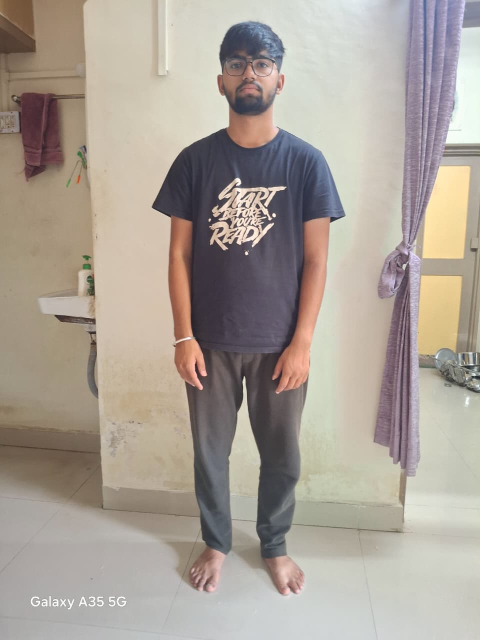
#> input picture WhatsApp Image 2026-04-27 at 13.15.57.jpeg, 960 x 1280 px (shown at 1/2 size)
$ python -i face_body_detection_extended.py   (imports and definitions only)
#> lines starting #> are read from the running program, lines starting #| are printed output that depends on the picture; after the words box and inside, x2 and y2 are one past the last pixel; in counts of white or black regions, pixels touching at a corner belong together
"""
COMPLETE FACE AND BODY DETECTION WITH TRIDOSHA FUSION
Using OpenCV Only (No MediaPipe)

Features:
- Face detection using Haar Cascade
- Full body detection using HOG descriptor
- Body Tridosha analysis (Vata/Pitta/Kapha)
- Face-Body weighted fusion (60%/40%)
- Normalized percentage scores
- Dominant dosha determination
- Bounding box visualization
- Crop detected regions
- Display regions separately
- Error handling

Author: Computer Vision Engineer
Version: 3.0 - Extended with Tridosha Fusion
"""

import cv2
import numpy as np
import sys
import os

# Fix Windows console encoding
if sys.platform == 'win32':
    import io
    sys.stdout = io.TextIOWrapper(sys.stdout.buffer, encoding='utf-8')


class FaceBodyDetector:
    """
    Face and Body Detection using OpenCV with Region Cropping
    """

    def __init__(self):
        """Initialize Haar Cascade and HOG Descriptor"""

        # Load Haar Cascade for face detection
        cascade_path = cv2.data.haarcascades + 'haarcascade_frontalface_default.xml'
        self.face_cascade = cv2.CascadeClassifier(cascade_path)

        if self.face_cascade.empty():
            raise Exception(f"Failed to load face cascade from {cascade_path}")

        # Initialize HOG descriptor for body detection
        self.hog = cv2.HOGDescriptor()
        self.hog.setSVMDetector(cv2.HOGDescriptor_getDefaultPeopleDetector())

        print("[OK] Face cascade loaded successfully")
        print("[OK] HOG descriptor initialized successfully")

    def load_image(self, image_path):
        """
        Load image from file path

        Args:
            image_path: Path to image file

        Returns:
            image: Loaded image or None if failed
        """
        if not os.path.exists(image_path):
            print(f"ERROR: Image file not found: {image_path}")
            return None

        image = cv2.imread(image_path)

        if image is None:
            print(f"ERROR: Failed to load image: {image_path}")
            return None

        print(f"[OK] Image loaded: {image.shape[1]}x{image.shape[0]} pixels")
        return image

    def detect_faces(self, image):
        """
        Detect faces using Haar Cascade

        Args:
            image: Input image (BGR)

        Returns:
            faces: List of face bounding boxes [(x, y, w, h), ...]
        """
        # Convert to grayscale for face detection
        gray = cv2.cvtColor(image, cv2.COLOR_BGR2GRAY)

        # Detect faces
        # Parameters: scaleFactor, minNeighbors, minSize
        faces = self.face_cascade.detectMultiScale(
            gray,
            scaleFactor=1.1,
            minNeighbors=5,
            minSize=(30, 30),
            flags=cv2.CASCADE_SCALE_IMAGE
        )

        print(f"[OK] Detected {len(faces)} face(s)")
        return faces

    def detect_bodies(self, image):
        """
        Detect full bodies using HOG descriptor

        Args:
            image: Input image (BGR)

        Returns:
            bodies: List of body bounding boxes [(x, y, w, h), ...]
        """
        # Resize image for better detection (HOG works better on smaller images)
        height, width = image.shape[:2]
        scale = 1.0

        if width > 640:
            scale = 640.0 / width
            new_width = 640
            new_height = int(height * scale)
            resized = cv2.resize(image, (new_width, new_height))
        else:
            resized = image.copy()

        # Detect people using HOG
        # Returns: (bounding_boxes, weights)
        # winStride: step size for sliding window
        # padding: padding around detection window
        # scale: detection scale
        bodies, weights = self.hog.detectMultiScale(
            resized,
            winStride=(8, 8),
            padding=(8, 8),
            scale=1.05,
            useMeanshiftGrouping=False
        )

        # Scale back to original image size
        if scale != 1.0:
            bodies = [(int(x/scale), int(y/scale), int(w/scale), int(h/scale))
                     for (x, y, w, h) in bodies]

        print(f"[OK] Detected {len(bodies)} body/bodies")
        return bodies

    def crop_region(self, image, x, y, w, h, padding=10):
        """
        Crop region from image with bounds checking

        Args:
            image: Input image
            x, y, w, h: Bounding box coordinates
            padding: Extra padding around region (default: 10)

        Returns:
            cropped: Cropped region or None if invalid
        """
        img_height, img_width = image.shape[:2]

        # Add padding
        x_start = max(0, x - padding)
        y_start = max(0, y - padding)
        x_end = min(img_width, x + w + padding)
        y_end = min(img_height, y + h + padding)

        # Validate bounds
        if x_start >= x_end or y_start >= y_end:
            print(f"WARNING: Invalid crop region: ({x_start}, {y_start}) to ({x_end}, {y_end})")
            return None

        # Crop region
        cropped = image[y_start:y_end, x_start:x_end].copy()

        return cropped

    def crop_all_faces(self, image, faces, padding=10):
        """
        Crop all detected face regions

        Args:
            image: Input image
            faces: List of face bounding boxes
            padding: Extra padding around faces

        Returns:
            face_crops: List of cropped face images
        """
        face_crops = []

        for i, (x, y, w, h) in enumerate(faces):
            cropped = self.crop_region(image, x, y, w, h, padding)

            if cropped is not None:
                face_crops.append({
                    'index': i,
                    'bbox': (x, y, w, h),
                    'image': cropped
                })
                print(f"  ✓ Cropped face {i+1}: {cropped.shape[1]}x{cropped.shape[0]} pixels")

        return face_crops

    # [224 lines left out: functions crop_all_bodies, analyze_body, fuse_results, show_pipeline, not called in this run]

    def display_cropped_regions(self, face_crops, body_crops, wait_time=0):
        """
        Display all cropped regions in separate windows

        Args:
            face_crops: List of face crop dictionaries
            body_crops: List of body crop dictionaries
            wait_time: Time to wait (0 = wait for key press)
        """
        print("\n" + "="*60)
        print("DISPLAYING CROPPED REGIONS")
        print("="*60)

        # Display face regions
        if len(face_crops) > 0:
            print(f"\nDisplaying {len(face_crops)} face region(s)...")
            for crop_data in face_crops:
                idx = crop_data['index']
                img = crop_data['image']

                # Resize if too small for visibility
                if img.shape[0] < 100 or img.shape[1] < 100:
                    scale = max(100.0 / img.shape[0], 100.0 / img.shape[1])
                    new_width = int(img.shape[1] * scale)
                    new_height = int(img.shape[0] * scale)
                    img = cv2.resize(img, (new_width, new_height), interpolation=cv2.INTER_CUBIC)

                window_name = f"Face Region {idx+1}"
                cv2.imshow(window_name, img)
                print(f"  ✓ Window opened: {window_name}")
        else:
            print("\n⚠ No face regions to display")

        # Display body regions
        if len(body_crops) > 0:
            print(f"\nDisplaying {len(body_crops)} body region(s)...")
            for crop_data in body_crops:
                idx = crop_data['index']
                img = crop_data['image']

                # Resize if too large for display
                if img.shape[0] > 800:
                    scale = 800.0 / img.shape[0]
                    new_width = int(img.shape[1] * scale)
                    new_height = 800
                    img = cv2.resize(img, (new_width, new_height))

                window_name = f"Body Region {idx+1}"
                cv2.imshow(window_name, img)
                print(f"  ✓ Window opened: {window_name}")
        else:
            print("\n⚠ No body regions to display")

        # Wait for key press
        if len(face_crops) > 0 or len(body_crops) > 0:
            print("\n" + "="*60)
            print("Press any key to close all windows...")
            print("="*60)
            cv2.waitKey(wait_time)
            cv2.destroyAllWindows()

    # [35 lines left out: function save_cropped_regions, not called in this run]

    def draw_detections(self, image, faces, bodies):
        """
        Draw bounding boxes on image

        Args:
            image: Input image
            faces: List of face bounding boxes
            bodies: List of body bounding boxes

        Returns:
            result: Image with drawn bounding boxes
        """
        result = image.copy()

        # Draw face bounding boxes (GREEN)
        for (x, y, w, h) in faces:
            cv2.rectangle(result, (x, y), (x+w, y+h), (0, 255, 0), 3)
            cv2.putText(result, 'FACE', (x, y-10),
                       cv2.FONT_HERSHEY_SIMPLEX, 0.9, (0, 255, 0), 2)

        # Draw body bounding boxes (BLUE)
        for (x, y, w, h) in bodies:
            cv2.rectangle(result, (x, y), (x+w, y+h), (255, 0, 0), 3)
            cv2.putText(result, 'BODY', (x, y-10),
                       cv2.FONT_HERSHEY_SIMPLEX, 0.9, (255, 0, 0), 2)

        return result

    def process_image(self, image_path, display=True, save_path=None,
                     crop_regions=True, display_crops=True, save_crops=False, show_pipeline_steps=False):
        """
        Complete processing pipeline with cropping

        Args:
            image_path: Path to input image
            display: Whether to display result with bounding boxes
            save_path: Path to save result (optional)
            crop_regions: Whether to crop detected regions
            display_crops: Whether to display cropped regions
            save_crops: Whether to save cropped regions
            show_pipeline_steps: Whether to show step-by-step pipeline visualization

        Returns:
            result: Dictionary with all results
        """
        print("\n" + "="*60)
        print("FACE AND BODY DETECTION WITH CROPPING")
        print("="*60)

        # Step 1: Load image
        print("\n[1/6] Loading image...")
        image = self.load_image(image_path)
#> in load_image, image is the input picture: shape (1280, 960, 3); mean B, G, R 151.1, 160.7, 169.8
#| [OK] Image loaded: 960x1280 pixels

        if image is None:
            return None

        # Step 2: Detect faces
        print("\n[2/6] Detecting faces...")
        faces = self.detect_faces(image)
#> in detect_faces, `gray = cv2.cvtColor(image, cv2.COLOR_BGR2GRAY)`:
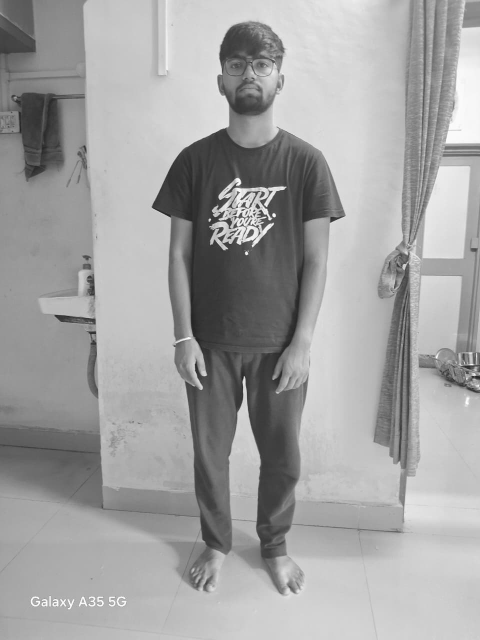
#> gray: shape (1280, 960) (shown at 1/2 size); min 14, max 255, mean 162.3
#> in detect_faces, `faces = self.face_cascade.detectMultiScale( gray, scaleFactor=1.1, min..`: faces = [[445, 92, 109, 109]]
#| [OK] Detected 1 face(s)
#> faces = [[445, 92, 109, 109]]

        # Step 3: Detect bodies
        print("\n[3/6] Detecting bodies...")
        bodies = self.detect_bodies(image)
#> in detect_bodies, `resized = cv2.resize(image, (new_width, new_height))`:
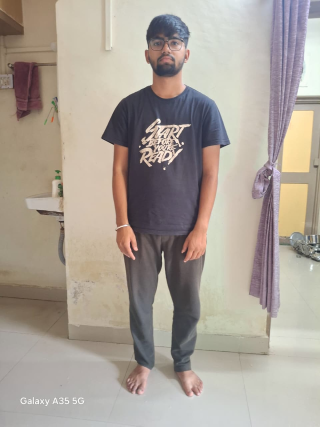
#> resized: shape (853, 640, 3) (shown at 1/2 size); mean B, G, R 151, 160.6, 169.7
#> in detect_bodies, `bodies, weights = self.hog.detectMultiScale( resized, winStride=(8, 8)..`: bodies = ()
#> in detect_bodies, `bodies = [(int(x/scale), int(y/scale), int(w/scale), int(h/scale)) for..`: bodies = []
#| [OK] Detected 0 body/bodies
#> bodies = []

        # Step 4: Draw results
        print("\n[4/6] Drawing detections...")
        result_image = self.draw_detections(image, faces, bodies)
#> the loop in draw_detections, `for (x, y, w, h) in faces:` made 1 pass
#> after the loop in draw_detections, `for (x, y, w, h) in faces:`:
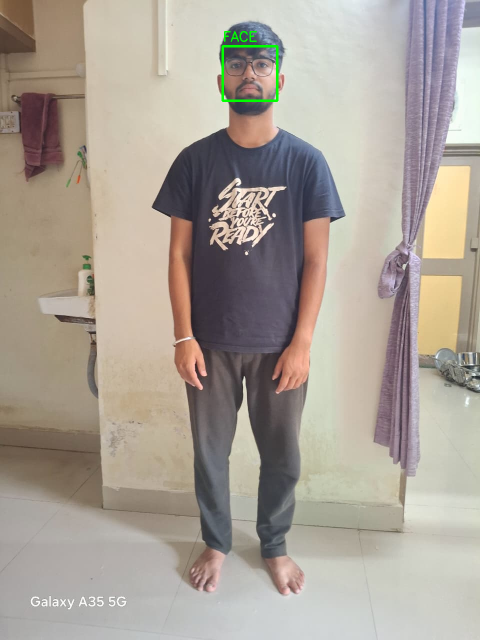
#> result: shape (1280, 960, 3) (shown at 1/2 size); 0.22% of pixels changed, all inside (x1, y1, x2, y2) = (443, 62, 557, 204)

        # Step 5: Crop regions and analyze bodies
        face_crops = []
        body_crops = []
        body_analyses = []

        if crop_regions and (len(faces) > 0 or len(bodies) > 0):
            print("\n[5/6] Cropping detected regions and analyzing bodies...")

            if len(faces) > 0:
                print(f"\nCropping {len(faces)} face(s)...")
#> (printed output is left out)
                face_crops = self.crop_all_faces(image, faces, padding=20)
#> the loop in crop_all_faces, `for i, (x, y, w, h) in enumerate(faces):` made 1 pass
#> (x, y, w, h, img_height in crop_region, img_width in crop_region, x_start in crop_region, y_start in crop_region) on pass 1: (445, 92, 109, 109, 1280, 960, 425, 72)
#> (printed output is left out)
#> pass 1, in crop_region, `cropped = image[y_start:y_end, x_start:x_end].copy()`:
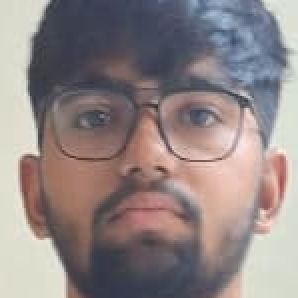
#> cropped: shape (149, 149, 3) (shown 2 times larger); mean B, G, R 132.9, 133.2, 144.4
#> after the loop in crop_all_faces, `for i, (x, y, w, h) in enumerate(faces):`: face_crops = 1 item
#> face_crops = 1 item

            if len(bodies) > 0:
                print(f"\nCropping {len(bodies)} body/bodies...")
                body_crops = self.crop_all_bodies(image, bodies, padding=20)

                # Analyze each body for Tridosha
                print(f"\nAnalyzing {len(bodies)} body/bodies for Tridosha...")
                for i, body_bbox in enumerate(bodies):
                    print(f"\nBody {i+1} Analysis:")
                    analysis = self.analyze_body(body_bbox)
                    body_analyses.append(analysis)
        else:
            print("\n[5/6] Skipping cropping (no detections or disabled)")

        # Show pipeline visualization if requested
        if show_pipeline_steps and (len(faces) > 0 or len(bodies) > 0):
            self.show_pipeline(image, faces, bodies, face_crops, body_crops)

        # Step 6: Display/Save
        print("\n[6/6] Displaying and saving results...")

        # Display main result
        if display and not show_pipeline_steps:
            print("\n" + "="*60)
            print("MAIN DETECTION RESULTS")
            print("="*60)
            print(f"Faces detected: {len(faces)}")
#| Faces detected: 1
            print(f"Bodies detected: {len(bodies)}")
#| Bodies detected: 0
            print("\nPress any key to continue...")
            print("="*60)

            # Resize for display if too large
            display_img = result_image.copy()
            height, width = display_img.shape[:2]
            if width > 1200:
                scale = 1200.0 / width
                new_width = 1200
                new_height = int(height * scale)
                display_img = cv2.resize(display_img, (new_width, new_height))

            cv2.imshow('Face and Body Detection', display_img)
            cv2.waitKey(0)
            cv2.destroyAllWindows()

        # Save main result
        if save_path:
            cv2.imwrite(save_path, result_image)
            print(f"\n✓ Main result saved to: {save_path}")

        # Display cropped regions
        if display_crops and (len(face_crops) > 0 or len(body_crops) > 0) and not show_pipeline_steps:
            self.display_cropped_regions(face_crops, body_crops)
#> (printed output is left out)
#> the loop in display_cropped_regions, `for crop_data in face_crops:` made 1 pass
#> (idx, window_name) on pass 1: (0, 'Face Region 1')
#> (printed output is left out)

        # Save cropped regions
        saved_crops = []
        if save_crops and (len(face_crops) > 0 or len(body_crops) > 0):
            print("\n" + "="*60)
            print("SAVING CROPPED REGIONS")
            print("="*60)
            saved_crops = self.save_cropped_regions(face_crops, body_crops)

        # Return all results
        return {
            'original_image': image,
            'result_image': result_image,
            'faces': faces,
            'bodies': bodies,
            'face_crops': face_crops,
            'body_crops': body_crops,
            'body_analyses': body_analyses,
            'saved_crops': saved_crops
        }

    # [512 lines left out: functions process_with_fusion, main, main_with_fusion, test_with_webcam, example_1_basic_with_crops, example_2_save_all and 8 more, not called in this run]


# ============================================================================
# RUN SCRIPT
# ============================================================================

# [6 lines not run here, left out]

    # [19 lines of commented-out code are left out]
"""
INSTALLATION:

1. Install OpenCV:
   pip install opencv-python

2. Run script:
   python face_body_detection_extended.py

3. Place test image in same directory as script

4. Update image_path variable with your image filename

NEW FEATURES IN VERSION 3.0:

✓ Body region analysis with Tridosha classification
✓ Face-Body dosha fusion with weighted scoring
✓ Normalized percentage outputs
✓ Dominant dosha determination
✓ Complete Ayurvedic analysis pipeline
✓ Visual processing pipeline with step-by-step display
✓ Configurable delay between pipeline steps
✓ Automatic window management

PREVIOUS FEATURES (VERSION 2.0):

✓ Crop detected face regions
✓ Crop detected body regions
✓ Display cropped regions in separate windows
✓ Save cropped regions to files
✓ Automatic bounds checking
✓ Configurable padding around crops
✓ Batch processing with crops
✓ Webcam capture with cropping

BODY ANALYSIS:

1. analyze_body(body_bbox)
   - Computes body width, height, ratio
   - Classifies body type:
     * ratio < 0.35 → Vata (thin)
     * 0.35 ≤ ratio ≤ 0.5 → Pitta (medium)
     * ratio > 0.5 → Kapha (broad)
   - Returns dosha scores

FUSION ANALYSIS:

1. fuse_results(face_scores, body_scores)
   - Weighted fusion: Face 60%, Body 40%
   - Normalizes to percentages
   - Determines dominant dosha
   - Returns complete fusion results

2. process_with_fusion(image_path, face_scores, ...)
   - Complete pipeline with fusion
   - Integrates face and body analysis
   - Automatic fusion calculation

FUSION FORMULA:

final_vata = (face_vata * 0.6) + (body_vata * 0.4)
final_pitta = (face_pitta * 0.6) + (body_pitta * 0.4)
final_kapha = (face_kapha * 0.6) + (body_kapha * 0.4)

total = final_vata + final_pitta + final_kapha

final_vata_percent = (final_vata / total) * 100
final_pitta_percent = (final_pitta / total) * 100
final_kapha_percent = (final_kapha / total) * 100

VISUAL PIPELINE:

1. show_pipeline(image, faces, bodies, face_crops, body_crops, delay=800)
   - Displays 5-step processing pipeline
   - Step 1: Original Image
   - Step 2: Face Detection (green boxes)
   - Step 3: Body Detection (blue boxes)
   - Step 4: Face Region (cropped)
   - Step 5: Body Region (cropped)
   - Configurable delay between steps
   - Automatic window cleanup

2. Enable in process_image():
   result = detector.process_image(
       image_path="photo.jpg",
       show_pipeline_steps=True
   )

3. Enable in process_with_fusion():
   result = detector.process_with_fusion(
       image_path="photo.jpg",
       face_scores=scores,
       show_pipeline_steps=True
   )

USAGE EXAMPLES:

# Example 1: Basic body analysis
detector = FaceBodyDetector()
result = detector.process_image("photo.jpg")
if result['body_analyses']:
    body = result['body_analyses'][0]
    print(f"Body ratio: {body['ratio']:.3f}")
    print(f"Vata: {body['vata']}, Pitta: {body['pitta']}, Kapha: {body['kapha']}")

# Example 2: Face-Body fusion
face_scores = {'vata': 5, 'pitta': 3, 'kapha': 4}
result = detector.process_with_fusion("photo.jpg", face_scores=face_scores)
if 'fusion' in result:
    fusion = result['fusion']
    print(f"Dominant: {fusion['dominant_dosha']}")
    print(f"Vata: {fusion['vata_percent']:.2f}%")
    print(f"Pitta: {fusion['pitta_percent']:.2f}%")
    print(f"Kapha: {fusion['kapha_percent']:.2f}%")

# Example 3: Manual fusion
face_scores = {'vata': 4, 'pitta': 6, 'kapha': 2}
body_scores = {'vata': 2, 'pitta': 2, 'kapha': 0}
fusion = detector.fuse_results(face_scores, body_scores)

OUTPUT FORMAT:

FINAL DOSHA FUSION RESULTS
============================================================
Weighted Fusion (Face: 60%, Body: 40%):
  Vata:  3.20 → 31.37%
  Pitta: 4.40 → 43.14%
  Kapha: 2.60 → 25.49%

Dominant Dosha: Pitta
============================================================

TROUBLESHOOTING:

• If body not detected:
  - Ensure full body visible in image
  - Try different image resolution
  - Check lighting conditions

• If fusion not performed:
  - Provide face_scores parameter
  - Ensure body detected
  - Check score format: {'vata': x, 'pitta': y, 'kapha': z}

• If ratios seem incorrect:
  - Body ratio depends on bounding box
  - HOG detector may not be perfect
  - Consider manual adjustment

INTEGRATION WITH FACE ANALYSIS:

# Step 1: Get face scores from your face analysis module
from your_face_module import analyze_face
face_scores = analyze_face("photo.jpg")

# Step 2: Run fusion
detector = FaceBodyDetector()
result = detector.process_with_fusion(
    image_path="photo.jpg",
    face_scores=face_scores
)

# Step 3: Get final results
if 'fusion' in result:
    final_dosha = result['fusion']['dominant_dosha']
    percentages = {
        'vata': result['fusion']['vata_percent'],
        'pitta': result['fusion']['pitta_percent'],
        'kapha': result['fusion']['kapha_percent']
    }

PERFORMANCE NOTES:

1. Body detection is slower than face detection
2. Fusion calculation is very fast
3. Use display=False for batch processing
4. Body analysis adds minimal overhead
5. Fusion works with any score range

VERSION HISTORY:

v3.0 - Added body analysis and face-body fusion
v2.0 - Added cropping functionality
v1.0 - Basic face and body detection
"""

>>> result = FaceBodyDetector().process_image('WhatsApp Image 2026-04-27 at 13.15.57.jpeg')
#> result = 8 items
